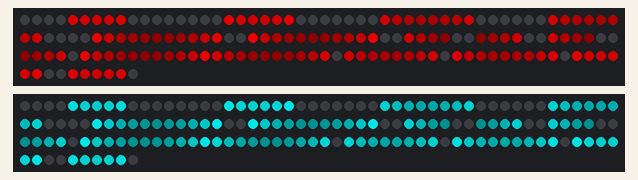
This sketch was run on a simulated Arduino Uno, built with avr-gcc and run on an emulated ATmega328P. On the bench: 2 × 160 RGB LEDs in strip order, left to right, continuing on the next row. Dim RGB values are drawn brighter than linear.

Above: at 2.96 s.
At 7.77 s:
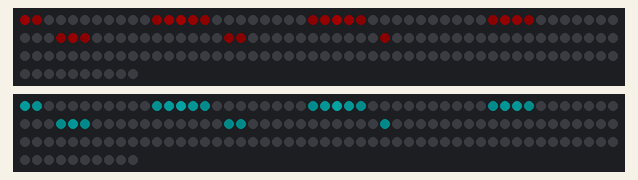
At 13.38 s:
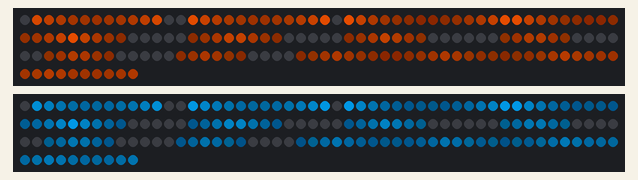
At 19.15 s:
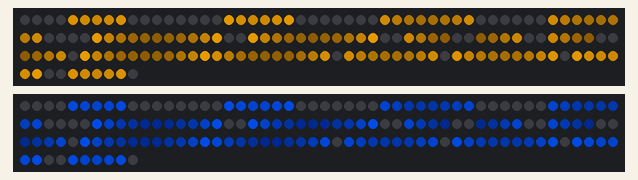
At 24.77 s:
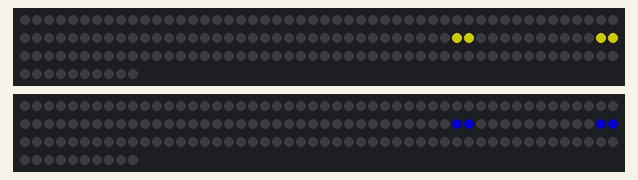
At 37.67 s:
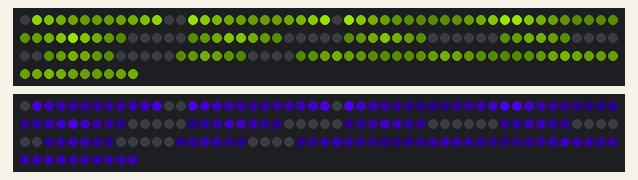

The sketch:

starbust_ears.ino
```cpp
#include <Adafruit_NeoPixel.h>
#include <math.h>

#define NUM_LEDS  160
#define PIN_LEFT  0
#define PIN_RIGHT 1
#define NUM_ROWS  7

// ── Left ear row widths, bottom (widest) to top (tip) ────────────────────────
const uint8_t L_BACK_ROWS[NUM_ROWS]  = {13, 14, 13, 12, 11, 10, 8};
const uint8_t L_FRONT_ROWS[NUM_ROWS] = {14, 14, 13, 12, 10,  9, 7};

// ── Right ear row widths, bottom (widest) to top (tip) ───────────────────────
const uint8_t R_BACK_ROWS[NUM_ROWS]  = {13, 14, 13, 12, 11, 10, 8};
const uint8_t R_FRONT_ROWS[NUM_ROWS] = {14, 14, 13, 12, 10,  9, 7};

// ── Effect tuning ─────────────────────────────────────────────────────────────
#define Y_SCALE            1.5f  // Vertical row spacing vs horizontal LED pitch.
                                  // Raise if burst looks squashed top/bottom;
                                  // lower if squashed left/right.
#define TRAIL_LEN          4.5f  // Distance units of fading trail behind wavefront
#define MAX_BRIGHTNESS     200   // Peak brightness at wavefront (0–255)
#define HUE_STEP_PER_BURST  20   // Hue advance each burst cycle (slow rainbow)
// Burst reaches the farthest LED in ~600 ms at 10 ms/frame.

Adafruit_NeoPixel leftEar (NUM_LEDS, PIN_LEFT,  NEO_GRB + NEO_KHZ800);
Adafruit_NeoPixel rightEar(NUM_LEDS, PIN_RIGHT, NEO_GRB + NEO_KHZ800);

float ledDistL[NUM_LEDS];  // radial distance from face-center, left ear
float ledDistR[NUM_LEDS];  // radial distance from face-center, right ear
float maxDist = 0.0f;      // farthest LED across both ears (set in setup)

float    burstRadius = 0.0f;
uint16_t hue        = 0;

uint32_t HSVtoRGB(uint16_t h, uint8_t s, uint8_t v);

// Build a per-LED radial-distance map for one ear.
// Rows are interleaved: back[0], front[0], back[1], front[1], ...
// Each face is centered independently (row 3, column center of that row).
// Returns the maximum distance found (used to set the burst reset threshold).
float buildLedMap(const uint8_t backRows[], const uint8_t frontRows[], float dist[]) {
  const float centerRow = (NUM_ROWS - 1) / 2.0f;  // 3.0
  float maxD = 0.0f;
  int   idx  = 0;

  for (int row = 0; row < NUM_ROWS; row++) {
    float yOff = (row - centerRow) * Y_SCALE;

    uint8_t bw  = backRows[row];
    float   bCx = (bw - 1) / 2.0f;
    for (int col = 0; col < bw; col++) {
      float xOff = col - bCx;
      float d    = sqrtf(xOff * xOff + yOff * yOff);
      dist[idx++] = d;
      if (d > maxD) maxD = d;
    }

    uint8_t fw  = frontRows[row];
    float   fCx = (fw - 1) / 2.0f;
    for (int col = 0; col < fw; col++) {
      float xOff = col - fCx;
      float d    = sqrtf(xOff * xOff + yOff * yOff);
      dist[idx++] = d;
      if (d > maxD) maxD = d;
    }
  }
  return maxD;
}

void setup() {
  leftEar.begin();
  rightEar.begin();
  leftEar.show();
  rightEar.show();

  float mL = buildLedMap(L_BACK_ROWS, L_FRONT_ROWS, ledDistL);
  float mR = buildLedMap(R_BACK_ROWS, R_FRONT_ROWS, ledDistR);
  maxDist = max(mL, mR);  // reset only after both ears have fully burst
}

void loop() {
  leftEar.clear();
  rightEar.clear();

  uint16_t hue2 = (hue + 180) % 360;  // Complementary color for right ear

  for (int i = 0; i < NUM_LEDS; i++) {
    // Left ear
    float dL = burstRadius - ledDistL[i];
    if (dL >= 0.0f && dL <= TRAIL_LEN) {
      float   bf = expf(-dL * 3.0f / TRAIL_LEN);
      uint8_t br = (uint8_t)(bf * MAX_BRIGHTNESS);
      leftEar.setPixelColor(i, HSVtoRGB(hue, 255, br));
    }

    // Right ear
    float dR = burstRadius - ledDistR[i];
    if (dR >= 0.0f && dR <= TRAIL_LEN) {
      float   bf = expf(-dR * 3.0f / TRAIL_LEN);
      uint8_t br = (uint8_t)(bf * MAX_BRIGHTNESS);
      rightEar.setPixelColor(i, HSVtoRGB(hue2, 255, br));
    }
  }

  leftEar.show();
  rightEar.show();

  burstRadius += maxDist / 60.0f;  // reach farthest LED in ~600 ms
  if (burstRadius > maxDist + TRAIL_LEN) {
    burstRadius = 0.0f;
    hue = (hue + HUE_STEP_PER_BURST) % 360;
  }

  delay(10);
}

// Convert HSV (h: 0–359, s: 0–255, v: 0–255) to packed RGB color
uint32_t HSVtoRGB(uint16_t h, uint8_t s, uint8_t v) {
  float r, g, b;
  float hf = h / 60.0f;
  int   i  = (int)hf;
  float f  = hf - i;
  float p  = v * (1.0f - s / 255.0f);
  float q  = v * (1.0f - f * s / 255.0f);
  float t  = v * (1.0f - (1.0f - f) * s / 255.0f);
  switch (i % 6) {
    case 0: r = v; g = t; b = p; break;
    case 1: r = q; g = v; b = p; break;
    case 2: r = p; g = v; b = t; break;
    case 3: r = p; g = q; b = v; break;
    case 4: r = t; g = p; b = v; break;
    case 5: r = v; g = p; b = q; break;
    default: r = 0; g = 0; b = 0; break;
  }
  return leftEar.Color((uint8_t)r, (uint8_t)g, (uint8_t)b);
}
```
